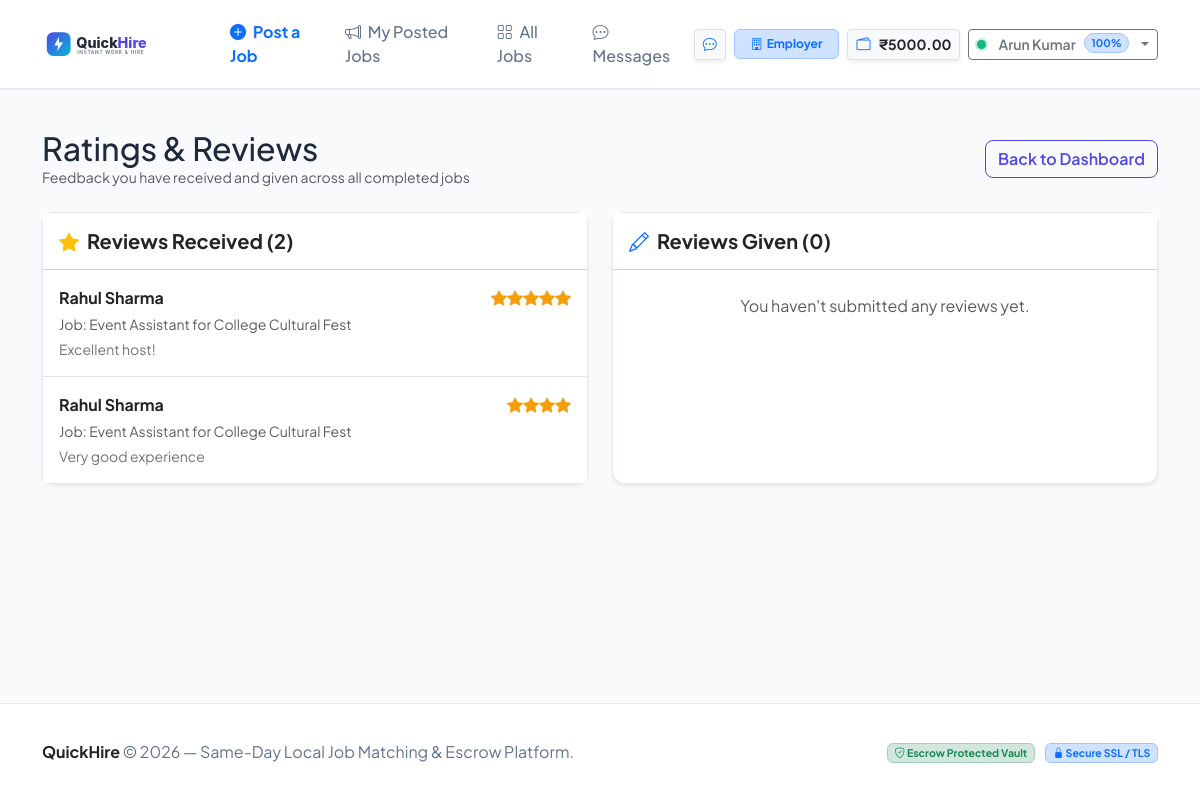
The app's page /reviews (signed in) with its own data.
### tables this page shows
CREATE TABLE users (
    id INTEGER PRIMARY KEY AUTOINCREMENT,
    name TEXT NOT NULL,
    email TEXT UNIQUE NOT NULL,
    password TEXT NOT NULL,
    skills TEXT DEFAULT '',
    location TEXT DEFAULT '',
    phone TEXT DEFAULT '+91 98765 43210',
    role TEXT DEFAULT 'worker',
    wallet_balance REAL DEFAULT 5000.0,
    secured_balance REAL DEFAULT 0.0,
    rating REAL DEFAULT NULL,
    reliability_score INTEGER DEFAULT 100,
    completed_jobs INTEGER DEFAULT 0,
    late_arrivals INTEGER DEFAULT 0,
    no_shows INTEGER DEFAULT 0,
    is_online INTEGER DEFAULT 0,
    created_at TIMESTAMP DEFAULT CURRENT_TIMESTAMP
);

CREATE TABLE reviews (
    id INTEGER PRIMARY KEY AUTOINCREMENT,
    job_id INTEGER NOT NULL,
    reviewer_id INTEGER NOT NULL,
    reviewed_user_id INTEGER NOT NULL,
    rating INTEGER NOT NULL CHECK(rating >= 1 AND rating <= 5),
    review TEXT,
    created_at TIMESTAMP DEFAULT CURRENT_TIMESTAMP,
    FOREIGN KEY (job_id) REFERENCES jobs(id) ON DELETE CASCADE,
    FOREIGN KEY (reviewer_id) REFERENCES users(id) ON DELETE CASCADE,
    FOREIGN KEY (reviewed_user_id) REFERENCES users(id) ON DELETE CASCADE
);

CREATE TABLE jobs (
    id INTEGER PRIMARY KEY AUTOINCREMENT,
    poster_id INTEGER NOT NULL,
    title TEXT NOT NULL,
    category TEXT NOT NULL,
    description TEXT NOT NULL,
    location TEXT NOT NULL,
    job_date TEXT NOT NULL,
    start_time TEXT NOT NULL,
    end_time TEXT NOT NULL,
    required_workers INTEGER NOT NULL DEFAULT 1,
    payment REAL NOT NULL,
    urgent INTEGER DEFAULT 0,
    status TEXT DEFAULT 'Available',
    created_at TIMESTAMP DEFAULT CURRENT_TIMESTAMP,
    FOREIGN KEY (poster_id) REFERENCES users(id) ON DELETE CASCADE
);

### backend/routes/review_routes.py (the view)
@review_bp.route('/reviews')
@login_required
def my_reviews():
    user = get_current_user()
    if not user:
        return redirect(url_for('auth_routes.login'))
    received_reviews = ReviewModel.get_by_reviewed_user(user['id'])
    with db_cursor() as cur:
        cur.execute("""
            SELECT r.*, reviewed.name as reviewed_name, j.title as job_title, j.category as job_category
            FROM reviews r
            JOIN users reviewed ON r.reviewed_user_id = reviewed.id
            JOIN jobs j ON r.job_id = j.id
            WHERE r.reviewer_id = ?
            ORDER BY r.created_at DESC
        """, (user['id'],))
        given_reviews = [dict(row) for row in cur.fetchall()]
    return render_template('reviews.html', user=user, received_reviews=received_reviews, given_reviews=given_reviews)

### frontend/templates/reviews.html (shortened to what this page needs)
{% extends "base.html" %}
{% block content %}
<div class="container py-4">
  {% if is_submission %}
    <div class="row justify-content-center">
      <div class="col-md-6">
        <div class="card card-custom p-4 p-md-5 shadow-md">
          <div class="text-center mb-4">
            <div class="stat-icon bg-warning-subtle text-warning-emphasis mx-auto mb-2" style="width: 56px; height: 56px; font-size: 1.75rem;">
              <i class="bi bi-star-fill"></i>
            </div>
            <h3 class="fw-bold">Rate Your Experience</h3>
            <p class="text-muted small">
              Share your feedback for <strong>{{ target_user.name }}</strong> on job <em>{{ job.title }}</em>
            </p>
          </div>
          <form method="POST" action="{{ url_for('review_routes.submit_review', job_id=job.id, user_id=target_user.id) }}">
            <div class="mb-4 text-center">
              <label class="form-label fw-semibold small d-block mb-2">Select Star Rating (1 to 5 Stars) <span class="text-danger">*</span></label>
              <div class="rating-input justify-content-center">
                <input type="radio" id="star5" name="rating" value="5" required /><label for="star5" title="5 stars"><i class="bi bi-star-fill"></i></label>
                <input type="radio" id="star4" name="rating" value="4" /><label for="star4" title="4 stars"><i class="bi bi-star-fill"></i></label>
                <input type="radio" id="star3" name="rating" value="3" /><label for="star3" title="3 stars"><i class="bi bi-star-fill"></i></label>
                <input type="radio" id="star2" name="rating" value="2" /><label for="star2" title="2 stars"><i class="bi bi-star-fill"></i></label>
                <input type="radio" id="star1" name="rating" value="1" /><label for="star1" title="1 star"><i class="bi bi-star-fill"></i></label>
              </div>
            </div>
            <div class="mb-4">
              <label for="review" class="form-label fw-semibold small">Written Feedback (Optional)</label>
              <textarea class="form-control" id="review" name="review" rows="4" placeholder="How was punctuality, communication, and work quality?"></textarea>
            </div>
            <button type="submit" class="btn btn-primary w-100 py-2 fw-bold shadow-sm">
              <i class="bi bi-send-fill me-1"></i> Submit Review &amp; Update Rating
            </button>
            <div class="text-center mt-3">
              <a href="{{ url_for('job_routes.my_jobs', tab='completed') }}" class="text-muted small text-decoration-none">Skip for now</a>
            </div>
          </form>
        </div>
      </div>
    </div>
  {% else %}
    <div class="d-flex justify-content-between align-items-center mb-4">
      <div>
        <h2 class="fw-extrabold m-0">Ratings &amp; Reviews</h2>
        <p class="text-muted small m-0">Feedback you have received and given across all completed jobs</p>
      </div>
      <a href="{{ url_for('main_routes.dashboard') }}" class="btn btn-outline-primary fw-semibold">Back to Dashboard</a>
    </div>
    <div class="row g-4">
      <div class="col-md-6">
        <div class="card card-custom h-100 shadow-sm">
          <div class="card-header bg-white py-3">
            <h5 class="fw-bold m-0"><i class="bi bi-star-fill text-warning me-2"></i>Reviews Received ({{ received_reviews|length }})</h5>
          </div>
          <div class="card-body p-0">
            {% if received_reviews %}
              <div class="list-group list-group-flush">
                {% for r in received_reviews %}
                <div class="list-group-item p-3">
                  <div class="d-flex justify-content-between align-items-center mb-1">
                    <span class="fw-bold">{{ r.reviewer_name }}</span>
                    <span class="star-rating">
                      {% for i in range(r.rating) %}<i class="bi bi-star-fill"></i>{% endfor %}
                    </span>
                  </div>
                  <div class="text-muted small mb-1">Job: {{ r.job_title }}</div>
                  <p class="small text-secondary m-0">{{ r.review or 'No written comments.' }}</p>
                </div>
                {% endfor %}
              </div>
            {% else %}
              <div class="p-4 text-center text-muted">No reviews received yet.</div>
            {% endif %}
          </div>
        </div>
      </div>
      <div class="col-md-6">
        <div class="card card-custom h-100 shadow-sm">
          <div class="card-header bg-white py-3">
            <h5 class="fw-bold m-0"><i class="bi bi-pencil me-2 text-primary"></i>Reviews Given ({{ given_reviews|length }})</h5>
          </div>
          <div class="card-body p-0">
            {% if given_reviews %}
              <div class="list-group list-group-flush">
                {% for r in given_reviews %}
                <div class="list-group-item p-3">
                  <div class="d-flex justify-content-between align-items-center mb-1">
                    <span class="fw-bold">Reviewed: {{ r.reviewed_name }}</span>
                    <span class="star-rating">
                      {% for i in range(r.rating) %}<i class="bi bi-star-fill"></i>{% endfor %}
                    </span>
                  </div>
                  <div class="text-muted small mb-1">Job: {{ r.job_title }}</div>
                  <p class="small text-secondary m-0">{{ r.review or 'No written comments.' }}</p>
                </div>
                {% endfor %}
              </div>
            {% else %}
              <div class="p-4 text-center text-muted">You haven't submitted any reviews yet.</div>
            {% endif %}
          </div>
        </div>
      </div>
    </div>
  {% endif %}
</div>
{% endblock %}

### frontend/templates/base.html (shortened to what this page needs)
<!DOCTYPE html>
<html lang="en">
<head>
  <link href="https://cdn.jsdelivr.net/npm/bootstrap@5.3.3/dist/css/bootstrap.min.css" rel="stylesheet">
  <link rel="stylesheet" href="https://cdn.jsdelivr.net/npm/bootstrap-icons@1.11.3/font/bootstrap-icons.min.css">
  <link rel="stylesheet" href="{{ url_for('static', filename='css/style.css') }}">
</head>
<body>
  <nav class="navbar navbar-expand-lg navbar-custom sticky-top">
    <div class="container">
      <a class="navbar-brand d-flex align-items-center gap-2" href="{{ url_for('main_routes.index') if not current_user else url_for('main_routes.dashboard') }}">
        <img src="{{ url_for('static', filename='images/logo.svg') }}" alt="QuickHire Logo" class="brand-logo">
      </a>
      <div class="collapse navbar-collapse" id="navbarContent">
        <ul class="navbar-nav me-auto mb-2 mb-lg-0 ms-lg-3">
          {% if not current_user %}
            <li class="nav-item">
              <a class="nav-link" href="{{ url_for('job_routes.jobs') }}">
                <i class="bi bi-search me-1"></i> Browse Jobs
              </a>
            </li>
          {% elif current_role == 'employer' %}
            <li class="nav-item">
              <a class="nav-link text-primary fw-bold" href="{{ url_for('job_routes.post_job') }}">
                <i class="bi bi-plus-circle-fill me-1"></i> Post a Job
              </a>
            </li>
            <li class="nav-item">
              <a class="nav-link" href="{{ url_for('job_routes.my_jobs', tab='posted') }}">
                <i class="bi bi-megaphone me-1"></i> My Posted Jobs
              </a>
            </li>
            <li class="nav-item">
              <a class="nav-link" href="{{ url_for('job_routes.jobs') }}">
                <i class="bi bi-grid me-1"></i> All Jobs
              </a>
            </li>
            <li class="nav-item">
              <a class="nav-link" href="{{ url_for('message_routes.inbox') }}">
                <i class="bi bi-chat-dots me-1"></i> Messages
              </a>
            </li>
          {% endif %}
        </ul>
        <div class="d-flex align-items-center gap-2">
          {% if current_user %}
            <a href="{{ url_for('message_routes.inbox') }}" class="btn btn-sm btn-light border shadow-sm text-decoration-none" title="Messages & Contacts">
              <i class="bi bi-chat-dots text-primary"></i>
            </a>
            <span class="badge {% if current_role == 'employer' %}bg-primary-subtle text-primary border border-primary-subtle{% else %}bg-success-subtle text-success border border-success-subtle{% endif %} d-none d-md-inline-flex align-items-center gap-1 py-2 px-3">
              <i class="bi {% if current_role == 'employer' %}bi-building{% else %}bi-person-workspace{% endif %}"></i>
              <span class="fw-bold">{{ 'Employer' if current_role == 'employer' else 'Worker' }}</span>
            </span>
            <a href="{{ url_for('wallet_routes.wallet') }}" class="btn btn-sm btn-light border d-flex align-items-center gap-2 shadow-sm text-decoration-none" title="Wallet Balance">
              <i class="bi bi-wallet2 text-primary"></i>
              <span class="fw-bold text-dark">₹{{ "%.2f"|format(current_user.wallet_balance) }}</span>
            </a>
            <div class="dropdown">
              <button class="btn btn-sm btn-outline-secondary dropdown-toggle d-flex align-items-center gap-2" type="button" data-bs-toggle="dropdown" aria-expanded="false">
                <span class="online-dot pulsing"></span>
                <span class="fw-semibold">{{ current_user.name }}</span>
                <span class="badge bg-primary-subtle text-primary border border-primary-subtle rounded-pill">
                  {{ current_user.reliability_score }}%
                </span>
              </button>
            </div>
          {% endif %}
        </div>
      </div>
    </div>
  </nav>
  <main class="flex-grow-1">
    {% block content %}{% endblock %}
  </main>
  <footer>
    <div class="container text-center">
      <div class="row align-items-center py-2">
        <div class="col-md-6 text-md-start mb-2 mb-md-0">
          <span class="fw-bold text-dark">QuickHire</span> &copy; 2026 — Same-Day Local Job Matching &amp; Escrow Platform.
        </div>
        <div class="col-md-6 text-md-end small">
          <span class="badge bg-success-subtle text-success border border-success-subtle me-2">
            <i class="bi bi-shield-check"></i> Escrow Protected Vault
          </span>
          <span class="badge bg-primary-subtle text-primary border border-primary-subtle">
            <i class="bi bi-lock-fill"></i> Secure SSL / TLS
          </span>
        </div>
      </div>
    </div>
  </footer>
</body>
</html>

### records on screen
users: role "Employer", wallet_balance "5000.00", name "Arun Kumar", reliability_score "100"
reviews: reviewer_name "Rahul Sharma", rating 5 (drawn), job_title "Event Assistant for College Cultural Fest", review "Excellent host!"
reviews: reviewer_name "Rahul Sharma", rating 4 (drawn), job_title "Event Assistant for College Cultural Fest", review "Very good experience"

### other values on screen
{{ received_reviews|length }} "2"
{{ given_reviews|length }} "0"
